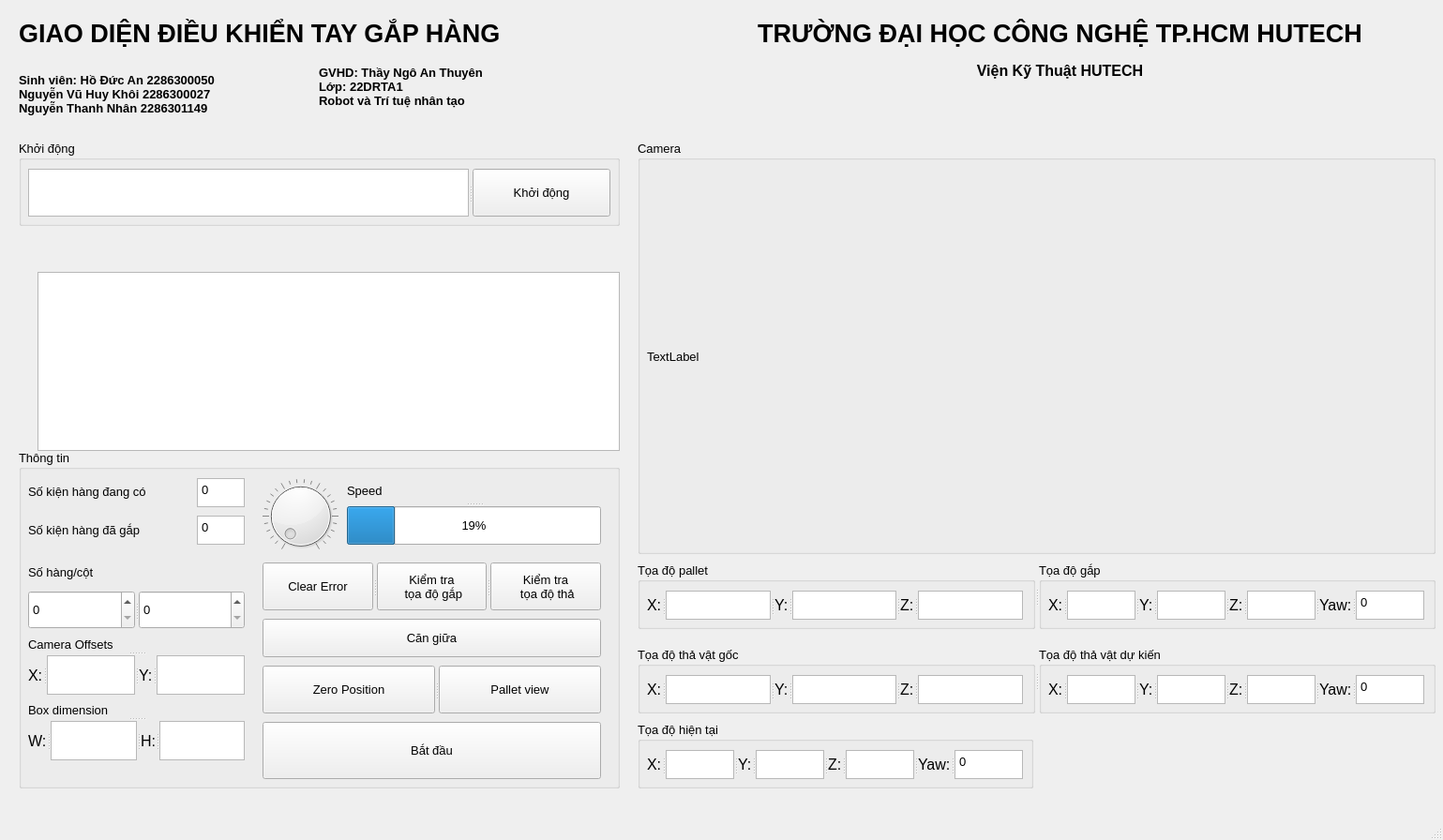
<?xml version="1.0" encoding="UTF-8"?>
<ui version="4.0">
 <class>MainWindow</class>
 <widget class="QMainWindow" name="MainWindow">
  <property name="geometry">
   <rect>
    <x>0</x>
    <y>0</y>
    <width>1539</width>
    <height>896</height>
   </rect>
  </property>
  <property name="windowTitle">
   <string>MainWindow</string>
  </property>
  <widget class="QWidget" name="centralwidget">
   <widget class="QLabel" name="label">
    <property name="geometry">
     <rect>
      <x>20</x>
      <y>10</y>
      <width>771</width>
      <height>51</height>
     </rect>
    </property>
    <property name="font">
     <font>
      <pointsize>20</pointsize>
      <weight>75</weight>
      <bold>true</bold>
     </font>
    </property>
    <property name="text">
     <string>GIAO DIỆN ĐIỀU KHIỂN TAY GẮP HÀNG</string>
    </property>
   </widget>
   <widget class="QLabel" name="label_2">
    <property name="geometry">
     <rect>
      <x>20</x>
      <y>70</y>
      <width>311</width>
      <height>61</height>
     </rect>
    </property>
    <property name="font">
     <font>
      <pointsize>10</pointsize>
      <weight>75</weight>
      <bold>true</bold>
     </font>
    </property>
    <property name="text">
     <string>Sinh viên: Hồ Đức An 2286300050
Nguyễn Vũ Huy Khôi 2286300027
Nguyễn Thanh Nhân 2286301149</string>
    </property>
   </widget>
   <widget class="QLabel" name="label_3">
    <property name="geometry">
     <rect>
      <x>340</x>
      <y>70</y>
      <width>311</width>
      <height>61</height>
     </rect>
    </property>
    <property name="font">
     <font>
      <pointsize>10</pointsize>
      <weight>75</weight>
      <bold>true</bold>
     </font>
    </property>
    <property name="layoutDirection">
     <enum>Qt::RightToLeft</enum>
    </property>
    <property name="text">
     <string>GVHD: Thầy Ngô An Thuyên
Lớp: 22DRTA1
Robot và Trí tuệ nhân tạo</string>
    </property>
    <property name="alignment">
     <set>Qt::AlignLeading|Qt::AlignLeft|Qt::AlignTop</set>
    </property>
   </widget>
   <widget class="QLabel" name="label_4">
    <property name="geometry">
     <rect>
      <x>720</x>
      <y>10</y>
      <width>821</width>
      <height>51</height>
     </rect>
    </property>
    <property name="font">
     <font>
      <pointsize>20</pointsize>
      <weight>75</weight>
      <bold>true</bold>
     </font>
    </property>
    <property name="text">
     <string>TRƯỜNG ĐẠI HỌC CÔNG NGHỆ TP.HCM HUTECH</string>
    </property>
    <property name="alignment">
     <set>Qt::AlignCenter</set>
    </property>
   </widget>
   <widget class="QLabel" name="label_5">
    <property name="geometry">
     <rect>
      <x>720</x>
      <y>60</y>
      <width>821</width>
      <height>31</height>
     </rect>
    </property>
    <property name="font">
     <font>
      <pointsize>12</pointsize>
      <weight>75</weight>
      <bold>true</bold>
     </font>
    </property>
    <property name="text">
     <string>Viện Kỹ Thuật HUTECH</string>
    </property>
    <property name="alignment">
     <set>Qt::AlignCenter</set>
    </property>
   </widget>
   <widget class="QGroupBox" name="groupBox">
    <property name="geometry">
     <rect>
      <x>20</x>
      <y>150</y>
      <width>641</width>
      <height>91</height>
     </rect>
    </property>
    <property name="font">
     <font>
      <pointsize>10</pointsize>
     </font>
    </property>
    <property name="title">
     <string>Khởi động</string>
    </property>
    <widget class="QSplitter" name="splitter_6">
     <property name="geometry">
      <rect>
       <x>10</x>
       <y>30</y>
       <width>621</width>
       <height>51</height>
      </rect>
     </property>
     <property name="orientation">
      <enum>Qt::Horizontal</enum>
     </property>
     <widget class="QPlainTextEdit" name="yoloPath">
      <property name="documentTitle">
       <string/>
      </property>
      <property name="plainText">
       <string/>
      </property>
      <property name="placeholderText">
       <string>YOLO path</string>
      </property>
     </widget>
     <widget class="QPushButton" name="initButton">
      <property name="text">
       <string>Khởi động</string>
      </property>
     </widget>
    </widget>
   </widget>
   <widget class="QGroupBox" name="groupBox_2">
    <property name="geometry">
     <rect>
      <x>680</x>
      <y>150</y>
      <width>851</width>
      <height>441</height>
     </rect>
    </property>
    <property name="font">
     <font>
      <pointsize>10</pointsize>
     </font>
    </property>
    <property name="title">
     <string>Camera</string>
    </property>
    <widget class="QLabel" name="imgOut">
     <property name="geometry">
      <rect>
       <x>10</x>
       <y>30</y>
       <width>821</width>
       <height>401</height>
      </rect>
     </property>
     <property name="text">
      <string>TextLabel</string>
     </property>
    </widget>
   </widget>
   <widget class="QListWidget" name="logView">
    <property name="geometry">
     <rect>
      <x>40</x>
      <y>290</y>
      <width>621</width>
      <height>191</height>
     </rect>
    </property>
   </widget>
   <widget class="QGroupBox" name="groupBox_3">
    <property name="geometry">
     <rect>
      <x>20</x>
      <y>480</y>
      <width>641</width>
      <height>361</height>
     </rect>
    </property>
    <property name="font">
     <font>
      <pointsize>10</pointsize>
     </font>
    </property>
    <property name="title">
     <string>Thông tin</string>
    </property>
    <widget class="QLabel" name="label_7">
     <property name="geometry">
      <rect>
       <x>10</x>
       <y>30</y>
       <width>171</width>
       <height>29</height>
      </rect>
     </property>
     <property name="text">
      <string>Số kiện hàng đang có</string>
     </property>
    </widget>
    <widget class="QPlainTextEdit" name="packageAvailable">
     <property name="geometry">
      <rect>
       <x>190</x>
       <y>30</y>
       <width>51</width>
       <height>31</height>
      </rect>
     </property>
     <property name="acceptDrops">
      <bool>false</bool>
     </property>
     <property name="verticalScrollBarPolicy">
      <enum>Qt::ScrollBarAlwaysOff</enum>
     </property>
     <property name="horizontalScrollBarPolicy">
      <enum>Qt::ScrollBarAlwaysOff</enum>
     </property>
     <property name="sizeAdjustPolicy">
      <enum>QAbstractScrollArea::AdjustIgnored</enum>
     </property>
     <property name="plainText">
      <string>0</string>
     </property>
    </widget>
    <widget class="QLabel" name="label_8">
     <property name="geometry">
      <rect>
       <x>10</x>
       <y>70</y>
       <width>160</width>
       <height>31</height>
      </rect>
     </property>
     <property name="text">
      <string>Số kiện hàng đã gắp  </string>
     </property>
    </widget>
    <widget class="QPlainTextEdit" name="packagePacked">
     <property name="geometry">
      <rect>
       <x>190</x>
       <y>70</y>
       <width>51</width>
       <height>31</height>
      </rect>
     </property>
     <property name="acceptDrops">
      <bool>false</bool>
     </property>
     <property name="verticalScrollBarPolicy">
      <enum>Qt::ScrollBarAlwaysOff</enum>
     </property>
     <property name="horizontalScrollBarPolicy">
      <enum>Qt::ScrollBarAlwaysOff</enum>
     </property>
     <property name="sizeAdjustPolicy">
      <enum>QAbstractScrollArea::AdjustIgnored</enum>
     </property>
     <property name="plainText">
      <string>0</string>
     </property>
    </widget>
    <widget class="QDial" name="speed">
     <property name="geometry">
      <rect>
       <x>250</x>
       <y>30</y>
       <width>101</width>
       <height>81</height>
      </rect>
     </property>
     <property name="maximum">
      <number>100</number>
     </property>
     <property name="wrapping">
      <bool>false</bool>
     </property>
     <property name="notchesVisible">
      <bool>true</bool>
     </property>
    </widget>
    <widget class="QLabel" name="label_24">
     <property name="geometry">
      <rect>
       <x>10</x>
       <y>110</y>
       <width>231</width>
       <height>41</height>
      </rect>
     </property>
     <property name="text">
      <string>Số hàng/cột</string>
     </property>
    </widget>
    <widget class="QPushButton" name="beginButton">
     <property name="geometry">
      <rect>
       <x>260</x>
       <y>290</y>
       <width>361</width>
       <height>61</height>
      </rect>
     </property>
     <property name="text">
      <string>Bắt đầu</string>
     </property>
    </widget>
    <widget class="QSplitter" name="splitter_16">
     <property name="geometry">
      <rect>
       <x>10</x>
       <y>270</y>
       <width>231</width>
       <height>61</height>
      </rect>
     </property>
     <property name="orientation">
      <enum>Qt::Vertical</enum>
     </property>
     <widget class="QLabel" name="label_28">
      <property name="text">
       <string>Box dimension</string>
      </property>
     </widget>
     <widget class="QSplitter" name="splitter_13">
      <property name="orientation">
       <enum>Qt::Horizontal</enum>
      </property>
      <widget class="QLabel" name="label_29">
       <property name="font">
        <font>
         <pointsize>12</pointsize>
        </font>
       </property>
       <property name="text">
        <string>W:</string>
       </property>
      </widget>
      <widget class="QPlainTextEdit" name="boxWidth">
       <property name="verticalScrollBarPolicy">
        <enum>Qt::ScrollBarAlwaysOff</enum>
       </property>
      </widget>
      <widget class="QLabel" name="label_30">
       <property name="font">
        <font>
         <pointsize>12</pointsize>
        </font>
       </property>
       <property name="text">
        <string>H:</string>
       </property>
      </widget>
      <widget class="QPlainTextEdit" name="boxHeight">
       <property name="verticalScrollBarPolicy">
        <enum>Qt::ScrollBarAlwaysOff</enum>
       </property>
      </widget>
     </widget>
    </widget>
    <widget class="QSplitter" name="splitter_8">
     <property name="geometry">
      <rect>
       <x>350</x>
       <y>30</y>
       <width>271</width>
       <height>71</height>
      </rect>
     </property>
     <property name="orientation">
      <enum>Qt::Vertical</enum>
     </property>
     <widget class="QLabel" name="label_21">
      <property name="text">
       <string>Speed</string>
      </property>
     </widget>
     <widget class="QProgressBar" name="progressBar">
      <property name="value">
       <number>19</number>
      </property>
     </widget>
    </widget>
    <widget class="QSplitter" name="splitter_9">
     <property name="geometry">
      <rect>
       <x>260</x>
       <y>120</y>
       <width>361</width>
       <height>51</height>
      </rect>
     </property>
     <property name="orientation">
      <enum>Qt::Horizontal</enum>
     </property>
     <widget class="QPushButton" name="clearErrorbutton">
      <property name="text">
       <string>Clear Error</string>
      </property>
     </widget>
     <widget class="QPushButton" name="checkPickupPos">
      <property name="text">
       <string>Kiểm tra
 tọa độ gắp</string>
      </property>
     </widget>
     <widget class="QPushButton" name="checkDropPos">
      <property name="text">
       <string>Kiểm tra
 tọa độ thả</string>
      </property>
     </widget>
    </widget>
    <widget class="QSplitter" name="splitter_10">
     <property name="geometry">
      <rect>
       <x>260</x>
       <y>230</y>
       <width>361</width>
       <height>51</height>
      </rect>
     </property>
     <property name="orientation">
      <enum>Qt::Horizontal</enum>
     </property>
     <widget class="QPushButton" name="zeroPos">
      <property name="text">
       <string>Zero Position</string>
      </property>
     </widget>
     <widget class="QPushButton" name="palletView">
      <property name="text">
       <string>Pallet view</string>
      </property>
     </widget>
    </widget>
    <widget class="QSplitter" name="splitter_11">
     <property name="geometry">
      <rect>
       <x>10</x>
       <y>150</y>
       <width>231</width>
       <height>41</height>
      </rect>
     </property>
     <property name="orientation">
      <enum>Qt::Horizontal</enum>
     </property>
     <widget class="QSpinBox" name="colIndex">
      <property name="enabled">
       <bool>true</bool>
      </property>
      <property name="maximum">
       <number>2</number>
      </property>
     </widget>
     <widget class="QSpinBox" name="rowIndex">
      <property name="maximum">
       <number>4</number>
      </property>
     </widget>
    </widget>
    <widget class="QSplitter" name="splitter_14">
     <property name="geometry">
      <rect>
       <x>10</x>
       <y>200</y>
       <width>231</width>
       <height>61</height>
      </rect>
     </property>
     <property name="orientation">
      <enum>Qt::Vertical</enum>
     </property>
     <widget class="QLabel" name="label_25">
      <property name="text">
       <string>Camera Offsets</string>
      </property>
     </widget>
     <widget class="QSplitter" name="splitter_12">
      <property name="orientation">
       <enum>Qt::Horizontal</enum>
      </property>
      <widget class="QLabel" name="label_27">
       <property name="font">
        <font>
         <pointsize>12</pointsize>
        </font>
       </property>
       <property name="text">
        <string>X:</string>
       </property>
      </widget>
      <widget class="QPlainTextEdit" name="cameraXoffsets">
       <property name="verticalScrollBarPolicy">
        <enum>Qt::ScrollBarAlwaysOff</enum>
       </property>
      </widget>
      <widget class="QLabel" name="label_26">
       <property name="font">
        <font>
         <pointsize>12</pointsize>
        </font>
       </property>
       <property name="text">
        <string>Y:</string>
       </property>
      </widget>
      <widget class="QPlainTextEdit" name="cameraYoffsets">
       <property name="verticalScrollBarPolicy">
        <enum>Qt::ScrollBarAlwaysOff</enum>
       </property>
      </widget>
     </widget>
    </widget>
    <widget class="QSplitter" name="splitter_18">
     <property name="geometry">
      <rect>
       <x>260</x>
       <y>180</y>
       <width>361</width>
       <height>41</height>
      </rect>
     </property>
     <property name="orientation">
      <enum>Qt::Horizontal</enum>
     </property>
     <widget class="QPushButton" name="calibButton">
      <property name="text">
       <string>Căn giữa</string>
      </property>
     </widget>
    </widget>
   </widget>
   <widget class="QSplitter" name="splitter_5">
    <property name="geometry">
     <rect>
      <x>680</x>
      <y>690</y>
      <width>851</width>
      <height>71</height>
     </rect>
    </property>
    <property name="orientation">
     <enum>Qt::Horizontal</enum>
    </property>
    <widget class="QGroupBox" name="groupBox_6">
     <property name="font">
      <font>
       <pointsize>10</pointsize>
      </font>
     </property>
     <property name="title">
      <string>Tọa độ thả vật gốc</string>
     </property>
     <widget class="QSplitter" name="splitter_3">
      <property name="geometry">
       <rect>
        <x>10</x>
        <y>30</y>
        <width>401</width>
        <height>31</height>
       </rect>
      </property>
      <property name="orientation">
       <enum>Qt::Horizontal</enum>
      </property>
      <widget class="QLabel" name="label_15">
       <property name="font">
        <font>
         <pointsize>12</pointsize>
        </font>
       </property>
       <property name="text">
        <string>X:</string>
       </property>
      </widget>
      <widget class="QPlainTextEdit" name="baseDropX">
       <property name="verticalScrollBarPolicy">
        <enum>Qt::ScrollBarAlwaysOff</enum>
       </property>
      </widget>
      <widget class="QLabel" name="label_16">
       <property name="font">
        <font>
         <pointsize>12</pointsize>
        </font>
       </property>
       <property name="text">
        <string>Y:</string>
       </property>
      </widget>
      <widget class="QPlainTextEdit" name="baseDropY">
       <property name="verticalScrollBarPolicy">
        <enum>Qt::ScrollBarAlwaysOff</enum>
       </property>
      </widget>
      <widget class="QLabel" name="label_17">
       <property name="font">
        <font>
         <pointsize>12</pointsize>
        </font>
       </property>
       <property name="text">
        <string>Z:</string>
       </property>
      </widget>
      <widget class="QPlainTextEdit" name="baseDropZ">
       <property name="verticalScrollBarPolicy">
        <enum>Qt::ScrollBarAlwaysOff</enum>
       </property>
      </widget>
     </widget>
    </widget>
    <widget class="QGroupBox" name="groupBox_7">
     <property name="font">
      <font>
       <pointsize>10</pointsize>
      </font>
     </property>
     <property name="title">
      <string>Tọa độ thả vật dự kiến</string>
     </property>
     <widget class="QSplitter" name="splitter_4">
      <property name="geometry">
       <rect>
        <x>10</x>
        <y>30</y>
        <width>401</width>
        <height>31</height>
       </rect>
      </property>
      <property name="orientation">
       <enum>Qt::Horizontal</enum>
      </property>
      <widget class="QLabel" name="label_18">
       <property name="font">
        <font>
         <pointsize>12</pointsize>
        </font>
       </property>
       <property name="text">
        <string>X:</string>
       </property>
      </widget>
      <widget class="QPlainTextEdit" name="currDropX">
       <property name="verticalScrollBarPolicy">
        <enum>Qt::ScrollBarAlwaysOff</enum>
       </property>
      </widget>
      <widget class="QLabel" name="label_19">
       <property name="font">
        <font>
         <pointsize>12</pointsize>
        </font>
       </property>
       <property name="text">
        <string>Y:</string>
       </property>
      </widget>
      <widget class="QPlainTextEdit" name="currDropY">
       <property name="verticalScrollBarPolicy">
        <enum>Qt::ScrollBarAlwaysOff</enum>
       </property>
      </widget>
      <widget class="QLabel" name="label_20">
       <property name="font">
        <font>
         <pointsize>12</pointsize>
        </font>
       </property>
       <property name="text">
        <string>Z:</string>
       </property>
      </widget>
      <widget class="QPlainTextEdit" name="currDropZ">
       <property name="verticalScrollBarPolicy">
        <enum>Qt::ScrollBarAlwaysOff</enum>
       </property>
      </widget>
      <widget class="QLabel" name="label_23">
       <property name="font">
        <font>
         <pointsize>12</pointsize>
        </font>
       </property>
       <property name="text">
        <string>Yaw:</string>
       </property>
      </widget>
      <widget class="QPlainTextEdit" name="currDropYaw">
       <property name="verticalScrollBarPolicy">
        <enum>Qt::ScrollBarAlwaysOff</enum>
       </property>
       <property name="plainText">
        <string>0</string>
       </property>
      </widget>
     </widget>
    </widget>
   </widget>
   <widget class="QSplitter" name="splitter_7">
    <property name="geometry">
     <rect>
      <x>680</x>
      <y>600</y>
      <width>851</width>
      <height>71</height>
     </rect>
    </property>
    <property name="orientation">
     <enum>Qt::Horizontal</enum>
    </property>
    <widget class="QGroupBox" name="groupBox_4">
     <property name="font">
      <font>
       <pointsize>10</pointsize>
      </font>
     </property>
     <property name="title">
      <string>Tọa độ pallet</string>
     </property>
     <widget class="QSplitter" name="splitter">
      <property name="geometry">
       <rect>
        <x>10</x>
        <y>30</y>
        <width>401</width>
        <height>31</height>
       </rect>
      </property>
      <property name="orientation">
       <enum>Qt::Horizontal</enum>
      </property>
      <widget class="QLabel" name="label_9">
       <property name="font">
        <font>
         <pointsize>12</pointsize>
        </font>
       </property>
       <property name="text">
        <string>X:</string>
       </property>
      </widget>
      <widget class="QPlainTextEdit" name="palletX">
       <property name="verticalScrollBarPolicy">
        <enum>Qt::ScrollBarAlwaysOff</enum>
       </property>
      </widget>
      <widget class="QLabel" name="label_10">
       <property name="font">
        <font>
         <pointsize>12</pointsize>
        </font>
       </property>
       <property name="text">
        <string>Y:</string>
       </property>
      </widget>
      <widget class="QPlainTextEdit" name="palletY">
       <property name="verticalScrollBarPolicy">
        <enum>Qt::ScrollBarAlwaysOff</enum>
       </property>
      </widget>
      <widget class="QLabel" name="label_11">
       <property name="font">
        <font>
         <pointsize>12</pointsize>
        </font>
       </property>
       <property name="text">
        <string>Z:</string>
       </property>
      </widget>
      <widget class="QPlainTextEdit" name="palletZ">
       <property name="verticalScrollBarPolicy">
        <enum>Qt::ScrollBarAlwaysOff</enum>
       </property>
      </widget>
     </widget>
    </widget>
    <widget class="QGroupBox" name="groupBox_5">
     <property name="font">
      <font>
       <pointsize>10</pointsize>
      </font>
     </property>
     <property name="title">
      <string>Tọa độ gắp</string>
     </property>
     <widget class="QSplitter" name="splitter_2">
      <property name="geometry">
       <rect>
        <x>10</x>
        <y>30</y>
        <width>401</width>
        <height>31</height>
       </rect>
      </property>
      <property name="orientation">
       <enum>Qt::Horizontal</enum>
      </property>
      <widget class="QLabel" name="label_12">
       <property name="font">
        <font>
         <pointsize>12</pointsize>
        </font>
       </property>
       <property name="text">
        <string>X:</string>
       </property>
      </widget>
      <widget class="QPlainTextEdit" name="pickUpX">
       <property name="verticalScrollBarPolicy">
        <enum>Qt::ScrollBarAlwaysOff</enum>
       </property>
      </widget>
      <widget class="QLabel" name="label_13">
       <property name="font">
        <font>
         <pointsize>12</pointsize>
        </font>
       </property>
       <property name="text">
        <string>Y:</string>
       </property>
      </widget>
      <widget class="QPlainTextEdit" name="pickUpY">
       <property name="verticalScrollBarPolicy">
        <enum>Qt::ScrollBarAlwaysOff</enum>
       </property>
      </widget>
      <widget class="QLabel" name="label_14">
       <property name="font">
        <font>
         <pointsize>12</pointsize>
        </font>
       </property>
       <property name="text">
        <string>Z:</string>
       </property>
      </widget>
      <widget class="QPlainTextEdit" name="pickUpZ">
       <property name="verticalScrollBarPolicy">
        <enum>Qt::ScrollBarAlwaysOff</enum>
       </property>
      </widget>
      <widget class="QLabel" name="label_22">
       <property name="font">
        <font>
         <pointsize>12</pointsize>
        </font>
       </property>
       <property name="text">
        <string>Yaw:</string>
       </property>
      </widget>
      <widget class="QPlainTextEdit" name="pickUpYaw">
       <property name="verticalScrollBarPolicy">
        <enum>Qt::ScrollBarAlwaysOff</enum>
       </property>
       <property name="plainText">
        <string>0</string>
       </property>
      </widget>
     </widget>
    </widget>
   </widget>
   <widget class="QSplitter" name="splitter_15">
    <property name="geometry">
     <rect>
      <x>0</x>
      <y>0</y>
      <width>0</width>
      <height>0</height>
     </rect>
    </property>
    <property name="orientation">
     <enum>Qt::Vertical</enum>
    </property>
   </widget>
   <widget class="QGroupBox" name="groupBox_8">
    <property name="geometry">
     <rect>
      <x>680</x>
      <y>770</y>
      <width>422</width>
      <height>71</height>
     </rect>
    </property>
    <property name="font">
     <font>
      <pointsize>10</pointsize>
     </font>
    </property>
    <property name="title">
     <string>Tọa độ hiện tại</string>
    </property>
    <widget class="QSplitter" name="splitter_17">
     <property name="geometry">
      <rect>
       <x>10</x>
       <y>30</y>
       <width>401</width>
       <height>31</height>
      </rect>
     </property>
     <property name="orientation">
      <enum>Qt::Horizontal</enum>
     </property>
     <widget class="QLabel" name="label_31">
      <property name="font">
       <font>
        <pointsize>12</pointsize>
       </font>
      </property>
      <property name="text">
       <string>X:</string>
      </property>
     </widget>
     <widget class="QPlainTextEdit" name="xarm_X">
      <property name="verticalScrollBarPolicy">
       <enum>Qt::ScrollBarAlwaysOff</enum>
      </property>
     </widget>
     <widget class="QLabel" name="label_32">
      <property name="font">
       <font>
        <pointsize>12</pointsize>
       </font>
      </property>
      <property name="text">
       <string>Y:</string>
      </property>
     </widget>
     <widget class="QPlainTextEdit" name="xarm_Y">
      <property name="verticalScrollBarPolicy">
       <enum>Qt::ScrollBarAlwaysOff</enum>
      </property>
     </widget>
     <widget class="QLabel" name="label_33">
      <property name="font">
       <font>
        <pointsize>12</pointsize>
       </font>
      </property>
      <property name="text">
       <string>Z:</string>
      </property>
     </widget>
     <widget class="QPlainTextEdit" name="xarm_Z">
      <property name="verticalScrollBarPolicy">
       <enum>Qt::ScrollBarAlwaysOff</enum>
      </property>
     </widget>
     <widget class="QLabel" name="label_34">
      <property name="font">
       <font>
        <pointsize>12</pointsize>
       </font>
      </property>
      <property name="text">
       <string>Yaw:</string>
      </property>
     </widget>
     <widget class="QPlainTextEdit" name="xarm_theta">
      <property name="verticalScrollBarPolicy">
       <enum>Qt::ScrollBarAlwaysOff</enum>
      </property>
      <property name="plainText">
       <string>0</string>
      </property>
     </widget>
    </widget>
   </widget>
  </widget>
  <widget class="QMenuBar" name="menubar">
   <property name="geometry">
    <rect>
     <x>0</x>
     <y>0</y>
     <width>1539</width>
     <height>26</height>
    </rect>
   </property>
  </widget>
  <widget class="QStatusBar" name="statusbar"/>
 </widget>
 <resources/>
 <connections>
  <connection>
   <sender>speed</sender>
   <signal>valueChanged(int)</signal>
   <receiver>progressBar</receiver>
   <slot>setValue(int)</slot>
   <hints>
    <hint type="sourcelabel">
     <x>320</x>
     <y>576</y>
    </hint>
    <hint type="destinationlabel">
     <x>505</x>
     <y>590</y>
    </hint>
   </hints>
  </connection>
 </connections>
</ui>
